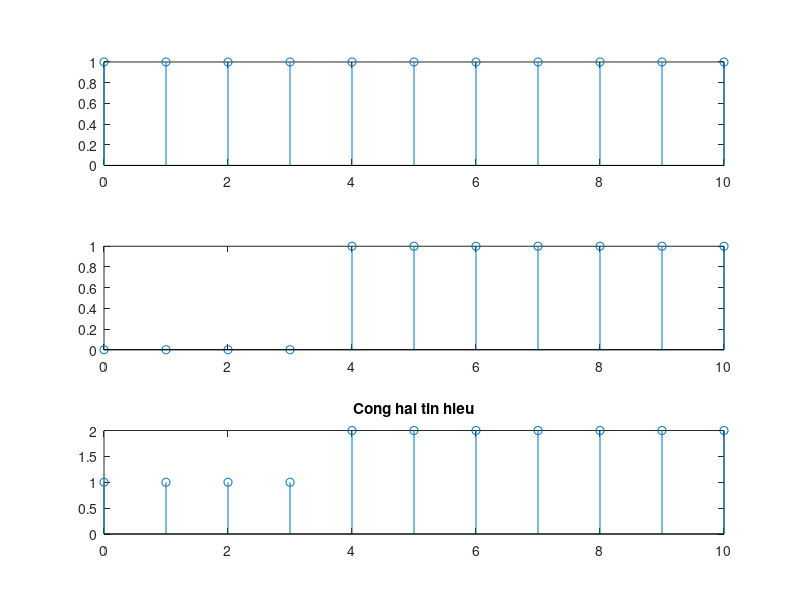

Here is the MATLAB script that generated this plot:
% Bai 2.9 Cong hai tin hieu cong
n=0:10;
h1= [ ones(1,11)];
subplot(311);
stem(n,h1);
h2= [zeros(1,4) ones(1,7)];
subplot(312);
stem(n,h2);
h=h1+h2;
subplot(313);
stem(n,h);
title('Cong hai tin hieu');
